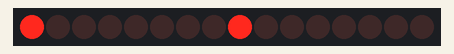
Recording of a sketch running on a simulated Arduino Uno, built with avr-gcc and run on an emulated ATmega328P. Parts: 16 shift-register outputs drawn as a row of LEDs (first output left, lit = HIGH). Wiring (inferred from the names in the program): 2 × shift register (74HC595): data pin 11; shift clock pin 12; latch pin 8. Wiring (inferred from the signals the program sends): row of LEDs: on Q0, Q1, Q2, Q3, Q4, Q5, Q6, Q7, Q8, Q9, Q10, Q11, Q12, Q13, Q14, Q15.

Above: at 0.5 s.
At 2.5 s:
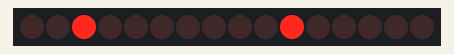
At 3.5 s:
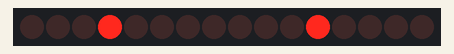
At 4.5 s:
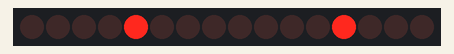
At 6.5 s:
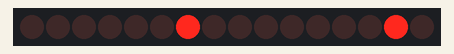
At 9.5 s:
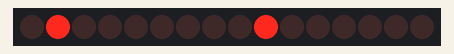
Timing chart, 0 to 10.4 s (numbered marks = the images above):
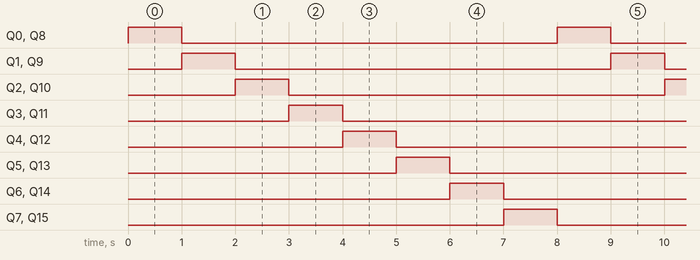

The sketch:

SN74HC595N_de_base.ino
```cpp
//Pin connected to ST_CP of 74HC595
int latchPin = 8;
//Pin connected to SH_CP of 74HC595
int clockPin = 12;
////Pin connected to DS of 74HC595
int dataPin = 11;

unsigned int numberToDisplay = 1;

void setup() {
  pinMode( dataPin, OUTPUT );
  pinMode( clockPin, OUTPUT );
  pinMode( latchPin, OUTPUT );
}

void loop() {

  if ( numberToDisplay == 256){
    numberToDisplay = 1;
    }


  digitalWrite(latchPin, LOW);
  shiftOut(dataPin, clockPin, MSBFIRST, numberToDisplay);
  shiftOut(dataPin, clockPin, MSBFIRST, numberToDisplay);
  digitalWrite(latchPin, HIGH);
  numberToDisplay = numberToDisplay * 2 ;
  delay(1000);
}
```

Measured:
- by itself, Q0–15: alternates HIGH for 1.0 s and LOW for 7.0 s
- by itself, everything shown: repeats every 8.0 s, in 8 steps
